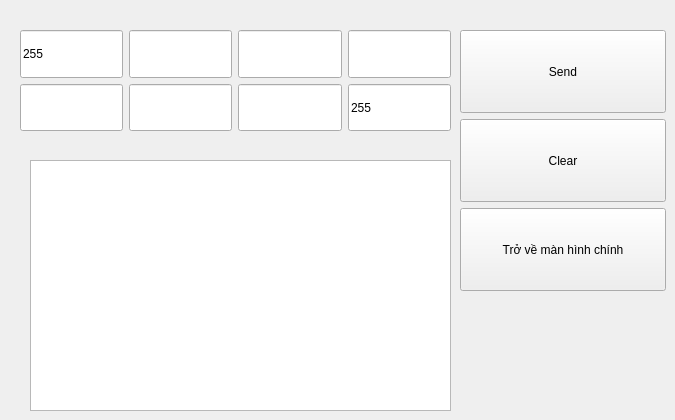
    <widget class="QWidget" name="tab_3">
     <attribute name="title">
      <string>Cài đặt</string>
     </attribute>
     <widget class="QWidget" name="layoutWidget">
      <property name="geometry">
       <rect>
        <x>20</x>
        <y>30</y>
        <width>431</width>
        <height>101</height>
       </rect>
      </property>
      <layout class="QGridLayout" name="gridLayout_8">
       <item row="1" column="4">
        <widget class="QLineEdit" name="lineEdit_cmd_byte_4">
         <property name="sizePolicy">
          <sizepolicy hsizetype="Expanding" vsizetype="Preferred">
           <horstretch>0</horstretch>
           <verstretch>0</verstretch>
          </sizepolicy>
         </property>
         <property name="text">
          <string/>
         </property>
        </widget>
       </item>
       <item row="1" column="5">
        <widget class="QLineEdit" name="lineEdit_cmd_byte_6">
         <property name="sizePolicy">
          <sizepolicy hsizetype="Expanding" vsizetype="Preferred">
           <horstretch>0</horstretch>
           <verstretch>0</verstretch>
          </sizepolicy>
         </property>
         <property name="text">
          <string/>
         </property>
        </widget>
       </item>
       <item row="0" column="5">
        <widget class="QLineEdit" name="lineEdit_cmd_byte_5">
         <property name="sizePolicy">
          <sizepolicy hsizetype="Expanding" vsizetype="Preferred">
           <horstretch>0</horstretch>
           <verstretch>0</verstretch>
          </sizepolicy>
         </property>
         <property name="text">
          <string/>
         </property>
        </widget>
       </item>
       <item row="0" column="4">
        <widget class="QLineEdit" name="lineEdit_cmd_byte_3">
         <property name="sizePolicy">
          <sizepolicy hsizetype="Expanding" vsizetype="Preferred">
           <horstretch>0</horstretch>
           <verstretch>0</verstretch>
          </sizepolicy>
         </property>
         <property name="text">
          <string/>
         </property>
        </widget>
       </item>
       <item row="1" column="0">
        <widget class="QLineEdit" name="lineEdit_cmd_byte_2">
         <property name="sizePolicy">
          <sizepolicy hsizetype="Expanding" vsizetype="Preferred">
           <horstretch>0</horstretch>
           <verstretch>0</verstretch>
          </sizepolicy>
         </property>
         <property name="text">
          <string/>
         </property>
        </widget>
       </item>
       <item row="0" column="0">
        <widget class="QLineEdit" name="lineEdit_cmd_byte_1">
         <property name="sizePolicy">
          <sizepolicy hsizetype="Expanding" vsizetype="Preferred">
           <horstretch>0</horstretch>
           <verstretch>0</verstretch>
          </sizepolicy>
         </property>
         <property name="text">
          <string>255</string>
         </property>
        </widget>
       </item>
       <item row="0" column="6">
        <widget class="QLineEdit" name="lineEdit_cmd_byte_7">
         <property name="sizePolicy">
          <sizepolicy hsizetype="Expanding" vsizetype="Preferred">
           <horstretch>0</horstretch>
           <verstretch>0</verstretch>
          </sizepolicy>
         </property>
         <property name="text">
          <string/>
         </property>
        </widget>
       </item>
       <item row="1" column="6">
        <widget class="QLineEdit" name="lineEdit_cmd_byte_8">
         <property name="sizePolicy">
          <sizepolicy hsizetype="Expanding" vsizetype="Preferred">
           <horstretch>0</horstretch>
           <verstretch>0</verstretch>
          </sizepolicy>
         </property>
         <property name="text">
          <string>255</string>
         </property>
        </widget>
       </item>
      </layout>
     </widget>
     <widget class="QTextEdit" name="textEdit_data_log">
      <property name="geometry">
       <rect>
        <x>30</x>
        <y>160</y>
        <width>421</width>
        <height>251</height>
       </rect>
      </property>
     </widget>
     <widget class="QWidget" name="layoutWidget_2">
      <property name="geometry">
       <rect>
        <x>460</x>
        <y>30</y>
        <width>206</width>
        <height>261</height>
       </rect>
      </property>
      <layout class="QVBoxLayout" name="verticalLayout">
       <item>
        <widget class="QPushButton" name="pushButton_send_8bytes">
         <property name="sizePolicy">
          <sizepolicy hsizetype="Minimum" vsizetype="Preferred">
           <horstretch>0</horstretch>
           <verstretch>0</verstretch>
          </sizepolicy>
         </property>
         <property name="text">
          <string>Send</string>
         </property>
        </widget>
       </item>
       <item>
        <widget class="QPushButton" name="pushButton_4">
         <property name="sizePolicy">
          <sizepolicy hsizetype="Minimum" vsizetype="Preferred">
           <horstretch>0</horstretch>
           <verstretch>0</verstretch>
          </sizepolicy>
         </property>
         <property name="text">
          <string>Clear</string>
         </property>
        </widget>
       </item>
       <item>
        <widget class="QPushButton" name="pushButton_return_to_main">
         <property name="sizePolicy">
          <sizepolicy hsizetype="Minimum" vsizetype="Preferred">
           <horstretch>0</horstretch>
           <verstretch>0</verstretch>
          </sizepolicy>
         </property>
         <property name="text">
          <string>Trở về màn hình chính</string>
         </property>
        </widget>
       </item>
      </layout>
     </widget>
    </widget>
